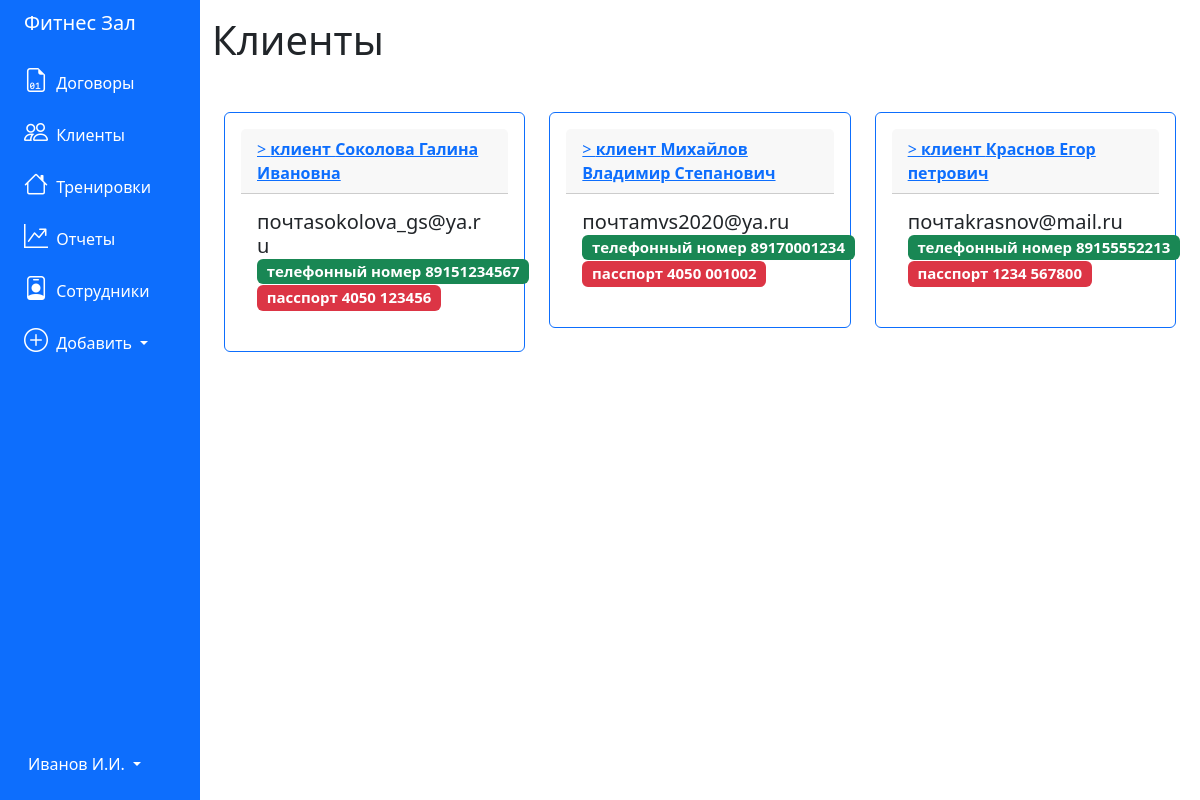
The app's page /clients with its own data.
### tables this page shows
CREATE TABLE 'clients' (
	"id_client" INTEGER PRIMARY KEY AUTOINCREMENT,
	'name' TEXT,
	'email' TEXT,
	'phone_number' TEXT,
	'passport' TEXT
);

### app.py (the view)
@app.route('/clients')
def clients():
    conn = get_db_connection()
    pos = conn.execute("""SELECT * FROM clients""").fetchall()
    conn.close()
    return render_template('clients.html', clients=pos)

### app.py (called while the page is built)
def get_db_connection():
    conn = sqlite3.connect('../pythonProject4/database.db')
    conn.row_factory = sqlite3.Row
    return conn

### templates/clients.html
{% extends 'base.html' %}
{% block content %}
<h1>{% block title %} Клиенты {% endblock %}</h1>
<div class="container mt-5 mb-3">
    <div class="row">
        {% for client in clients %}
        <div class="col-md-4">
            <div class="card p-3 mb-2 border-primary">
                <div class="card-header">
                    <a href="{{ url_for('client', client_id=client['id_client']) }}">>
                        <b>клиент {{ client['name'] }}</b>
                    </a>
                </div>
                <div class="card-body">
                    <h5 class="card-title"> почта{{ client['email'] }}
                    <span class="badge bg-success">телефонный номер {{ client['phone_number'] }}</span>
                    <span class="badge bg-danger">пасспорт {{ client['passport'] }}</span>
                </div>
            </div>
        </div>
        {% endfor %}
    </div>
</div>
{% endblock %}

### records on screen
clients: name "Соколова Галина Ивановна", email "sokolova_gs@ya.ru", phone_number "89151234567", passport "4050 123456"
clients: name "Михайлов Владимир Степанович", email "mvs2020@ya.ru", phone_number "89170001234", passport "4050 001002"
clients: name "Краснов Егор петрович", email "krasnov@mail.ru", phone_number "89155552213", passport "1234 567800"
